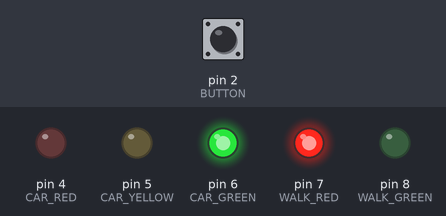
A sketch run on a simulated Arduino Uno, built with avr-gcc and run on an emulated ATmega328P. Parts: output pins drawn as LEDs (lit = HIGH). Inputs (shaded band) come from the test bench; at power-on: pin 2 (BUTTON) HIGH.

Above: at 1.2 s.
1.3 s: pin 2 (BUTTON) pulled LOW for 0.15 s
At 6.0 s:
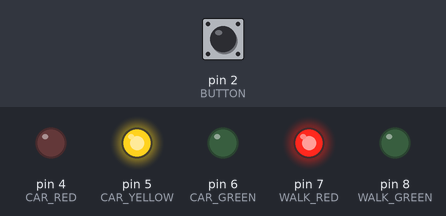
At 9.4 s:
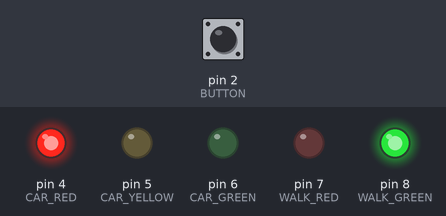
Timing chart, 0 to 15.5 s (numbered marks = the images above; inputs shaded):
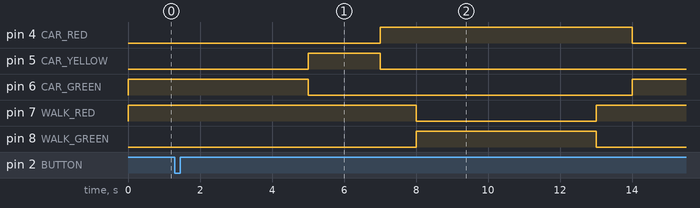

The sketch:

arduino-traffic-lab.ino
```cpp
// Model pedestrian crossing for an Arduino Uno and five LEDs.

constexpr uint8_t CAR_RED = 4;
constexpr uint8_t CAR_YELLOW = 5;
constexpr uint8_t CAR_GREEN = 6;
constexpr uint8_t WALK_RED = 7;
constexpr uint8_t WALK_GREEN = 8;
constexpr uint8_t BUTTON = 2;

constexpr unsigned long DEBOUNCE_MS = 35;
constexpr unsigned long MIN_GREEN_MS = 5000;
constexpr unsigned long YELLOW_MS = 2000;
constexpr unsigned long CLEARANCE_MS = 1000;
constexpr unsigned long WALK_MS = 5000;

enum class Phase : uint8_t {
  CarGreen,
  CarYellow,
  BeforeWalk,
  Walk,
  AfterWalk,
};

Phase phase = Phase::CarGreen;
unsigned long phaseStartedAt = 0;
unsigned long buttonChangedAt = 0;
bool lastReading = HIGH;
bool stableReading = HIGH;
bool walkRequested = false;

void enterPhase(Phase next, unsigned long now) {
  phase = next;
  phaseStartedAt = now;

  // Turn permissive signals off before enabling any for the next phase.
  digitalWrite(CAR_GREEN, LOW);
  digitalWrite(CAR_YELLOW, LOW);
  digitalWrite(WALK_GREEN, LOW);
  digitalWrite(CAR_RED, next == Phase::CarGreen || next == Phase::CarYellow ? LOW : HIGH);
  digitalWrite(WALK_RED, next == Phase::Walk ? LOW : HIGH);
  digitalWrite(CAR_GREEN, next == Phase::CarGreen ? HIGH : LOW);
  digitalWrite(CAR_YELLOW, next == Phase::CarYellow ? HIGH : LOW);
  digitalWrite(WALK_GREEN, next == Phase::Walk ? HIGH : LOW);
}

void readButton(unsigned long now) {
  const bool reading = digitalRead(BUTTON);
  if (reading != lastReading) {
    buttonChangedAt = now;
    lastReading = reading;
  }
  if (reading != stableReading && now - buttonChangedAt >= DEBOUNCE_MS) {
    stableReading = reading;
    // A held button triggers one request. The current cycle serves any
    // additional presses until the cars receive green again.
    if (stableReading == LOW && phase == Phase::CarGreen) {
      walkRequested = true;
    }
  }
}

void setup() {
  pinMode(BUTTON, INPUT_PULLUP);
  pinMode(CAR_RED, OUTPUT);
  pinMode(CAR_YELLOW, OUTPUT);
  pinMode(CAR_GREEN, OUTPUT);
  pinMode(WALK_RED, OUTPUT);
  pinMode(WALK_GREEN, OUTPUT);
  enterPhase(Phase::CarGreen, millis());
}

void loop() {
  const unsigned long now = millis();
  readButton(now);
  const unsigned long elapsed = now - phaseStartedAt;

  switch (phase) {
    case Phase::CarGreen:
      if (walkRequested && elapsed >= MIN_GREEN_MS) {
        walkRequested = false;
        enterPhase(Phase::CarYellow, now);
      }
      break;
    case Phase::CarYellow:
      if (elapsed >= YELLOW_MS) {
        enterPhase(Phase::BeforeWalk, now);
      }
      break;
    case Phase::BeforeWalk:
      if (elapsed >= CLEARANCE_MS) {
        enterPhase(Phase::Walk, now);
      }
      break;
    case Phase::Walk:
      if (elapsed >= WALK_MS) {
        enterPhase(Phase::AfterWalk, now);
      }
      break;
    case Phase::AfterWalk:
      if (elapsed >= CLEARANCE_MS) {
        enterPhase(Phase::CarGreen, now);
      }
      break;
  }
}
```

Measured:
- after the input at 1.3 s, pin 4 (CAR_RED): LOW → HIGH after 5.7 s, → LOW 7.0 s later; pin 5 (CAR_YELLOW): LOW → HIGH after 3.7 s, → LOW 2.0 s later; pin 6 (CAR_GREEN): HIGH → LOW after 3.7 s, → HIGH 9.0 s later; pin 7 (WALK_RED): HIGH → LOW after 6.7 s, → HIGH 5.0 s later; pin 8 (WALK_GREEN): LOW → HIGH after 6.7 s, → LOW 5.0 s later
